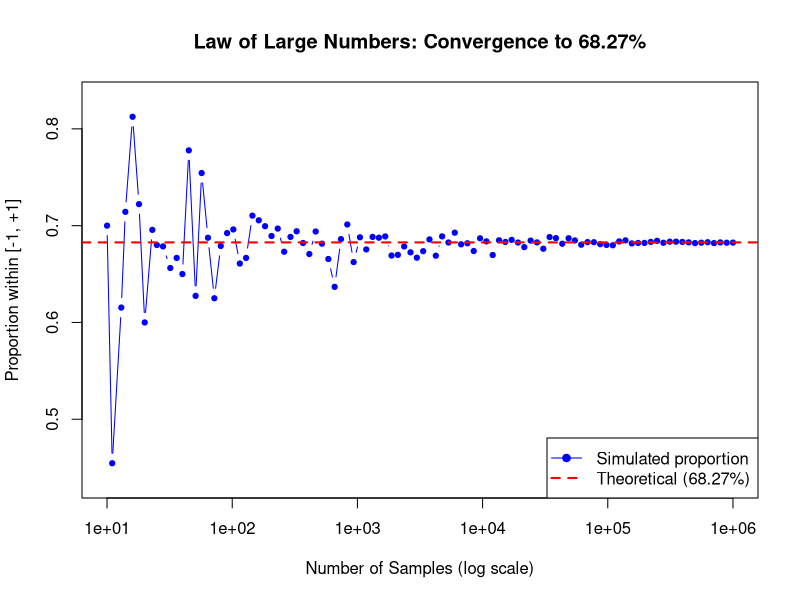

R code for this plot:
set.seed(42) # random seed for reproducibility

# Generate 20 log-spaced points between 10 and 1,000,000
number_of_examples <- round(10^seq(1, 6, length.out = 100))
number_of_examples <- unique(number_of_examples)  # remove duplicates from rounding

results <- numeric(length(number_of_examples))    # to store proportions

for (i in seq_along(number_of_examples)) {
  n <- number_of_examples[i]
  samples <- rnorm(n, mean = 0, sd = 1)          # Generate n random normal values
  within_range <- samples > -1 & samples < 1     # Logical vector: True if between -1 and +1
  proportion <- mean(within_range)               # Proportion of TRUEs = Proportion in range
  results[i] <- proportion
  
  cat("n =", n, "-> Proportion within [-1, +1]:", round(proportion * 100, 2), "%\n")
}

# Create output directory if it doesn't exist
output_dir <- "./assets/images/"
if (!dir.exists(output_dir)) {
  dir.create(output_dir, recursive = TRUE)
}

# Open PNG device to save the plot
png(filename = paste0(output_dir, "law_of_large_numbers.png"), width = 800, height = 600)

# Plot the results
plot(number_of_examples, results, 
     log = "x",                                  # log scale on x-axis (since n spans orders of magnitude)
     type = "b",                                 # "b" = both points and lines
     pch = 19,                                    # solid circle points
     cex = 0.7,                                   # smaller points since there are more of them
     col = "blue",
     xlab = "Number of Samples (log scale)",
     ylab = "Proportion within [-1, +1]",
     main = "Law of Large Numbers: Convergence to 68.27%",
     ylim = c(min(results, 0.6827) - 0.02, max(results, 0.6827) + 0.02))

# Add horizontal reference line at the theoretical value
abline(h = 0.6827, col = "red", lty = 2, lwd = 2)

# Add a legend
legend("bottomright", 
       legend = c("Simulated proportion", "Theoretical (68.27%)"),
       col = c("blue", "red"), 
       lty = c(1, 2), 
       pch = c(19, NA),
       lwd = c(1, 2))

# Close the device to finalize/save the file
dev.off()

cat("Plot saved to:", paste0(output_dir, "law_of_large_numbers.png"), "\n")
